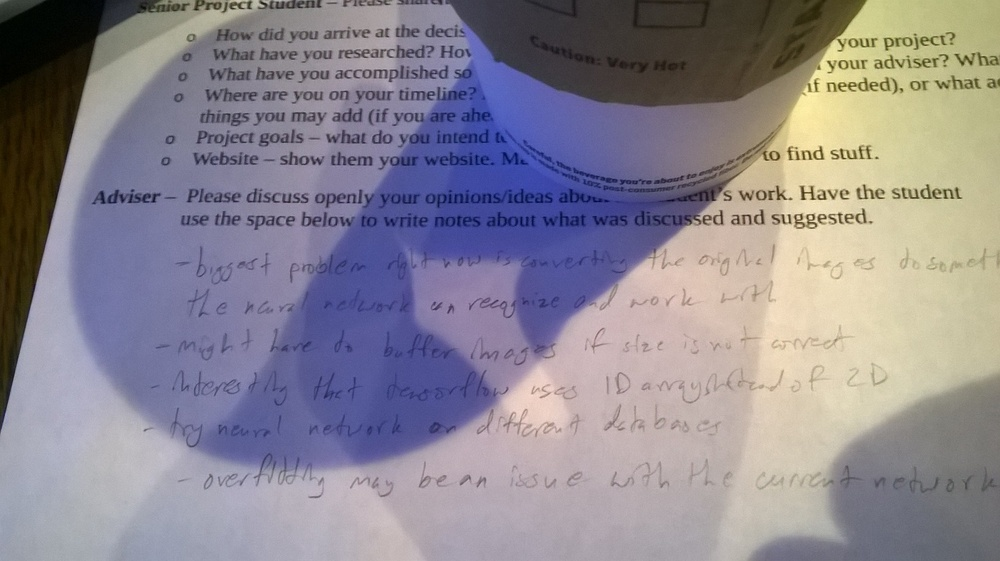
#> input picture test.jpg, 1000 x 561 px, shrunk from 1632 x 916 before the run
$ python 'Image Processing.py'
#> lines starting #> are read from the running program, lines starting #| are printed output that depends on the picture; after the words box and inside, x2 and y2 are one past the last pixel; in counts of white or black regions, pixels touching at a corner belong together
import cv2
import numpy as np
from matplotlib import pyplot as plt

img = cv2.imread('test.jpg',0)
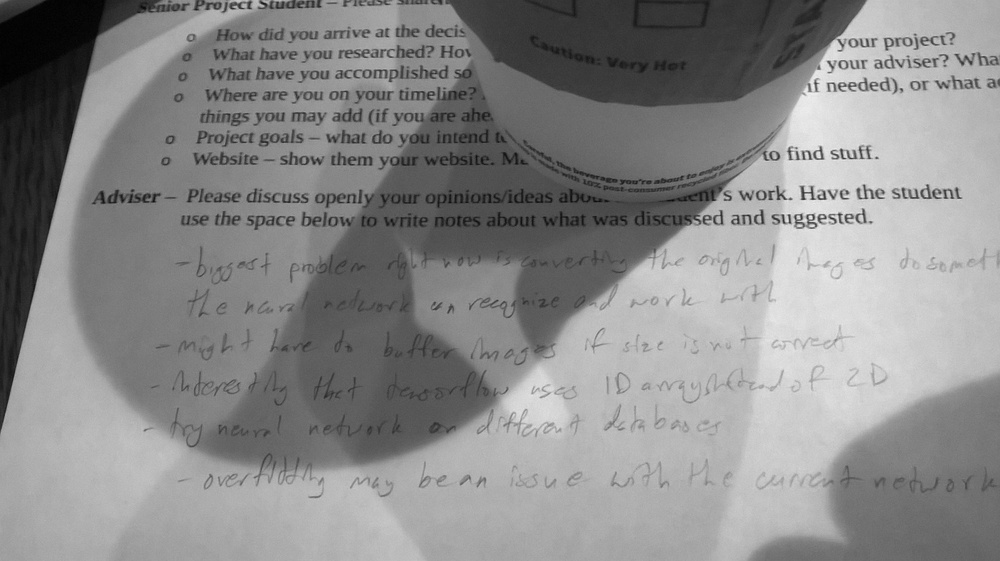
#> img: shape (561, 1000); min 0, max 242, mean 137.5
height = np.size(img, 0)
#> height = 561
width = np.size(img, 1)
#> width = 1000
block = int(np.round(np.sqrt((width*height*.0005)),0))
#> block = 17
block = block + 1 if block % 2 == 0 else block

ret,th1 = cv2.threshold(img,127,255,cv2.THRESH_BINARY)
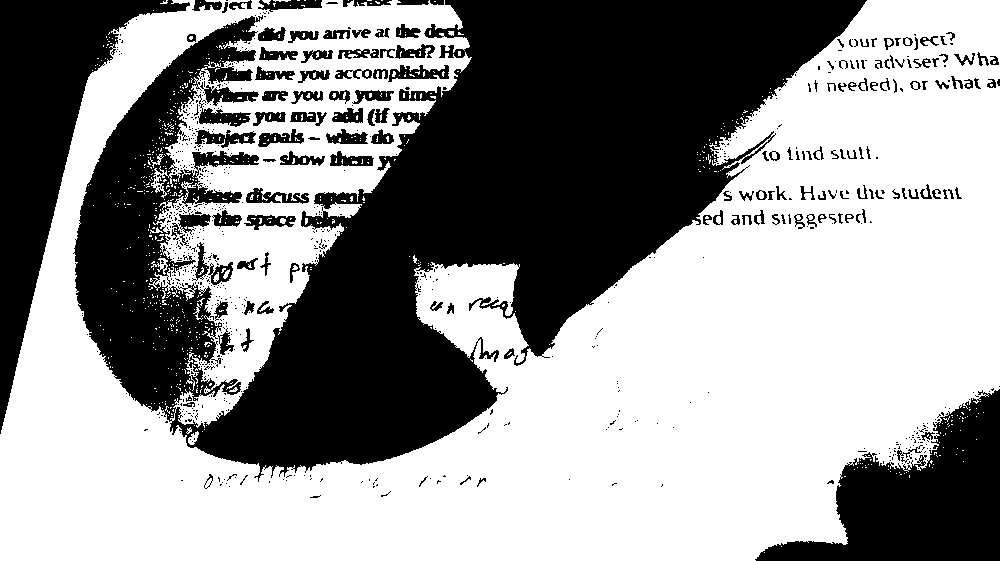
#> th1: shape (561, 1000); 57.9% white; 809 black regions (649 under 20 px), largest, box (x1, y1, x2, y2) and area: (73, 0, 867, 482) 171011, (0, 0, 190, 434) 25226, (755, 389, 1000, 561) 20750
th2 = cv2.adaptiveThreshold(img,255,cv2.ADAPTIVE_THRESH_MEAN_C,\
            cv2.THRESH_BINARY,block,12)
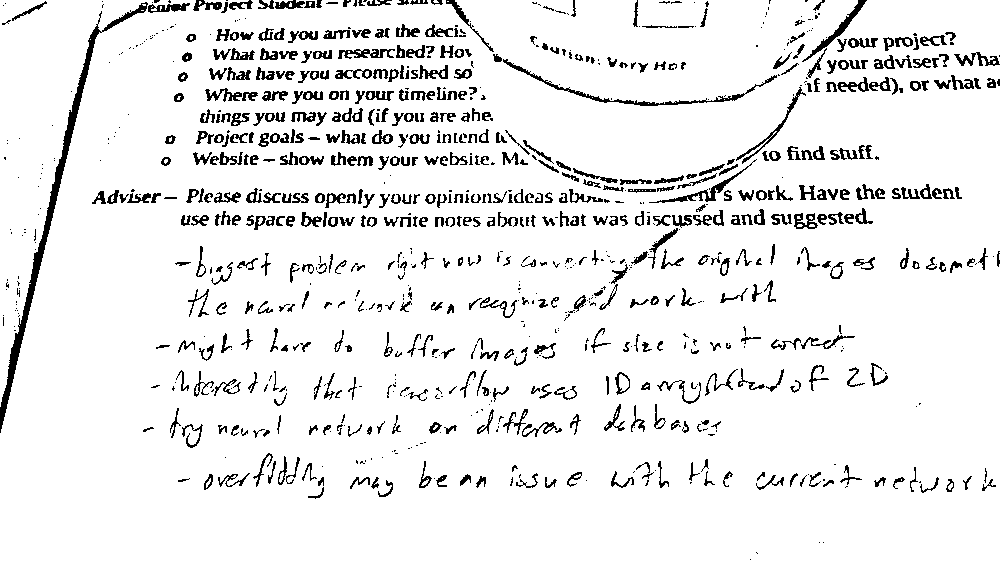
#> th2: shape (561, 1000); 92.2% white; black in thin lines or dots
th3 = cv2.adaptiveThreshold(img,255,cv2.ADAPTIVE_THRESH_GAUSSIAN_C,\
            cv2.THRESH_BINARY,block,14)
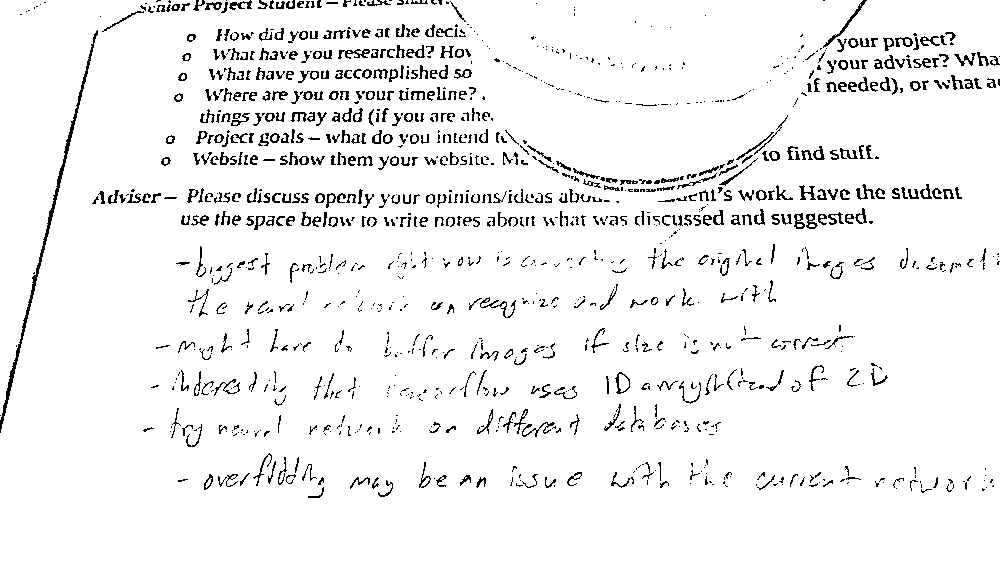
#> th3: shape (561, 1000); 94.6% white; black in thin lines or dots, all inside (x1, y1, x2, y2) = (0, 0, 1000, 498)

titles = ['Original Image', 'Global Thresholding (v = 127)',
            'Adaptive Mean Thresholding', 'Adaptive Gaussian Thresholding']
images = [img, th1, th2, th3]

plt.imshow(images[3],'gray')
plt.title(block)
plt.xticks([]),plt.yticks([])
plt.show()

# [5 lines of commented-out code are left out]
